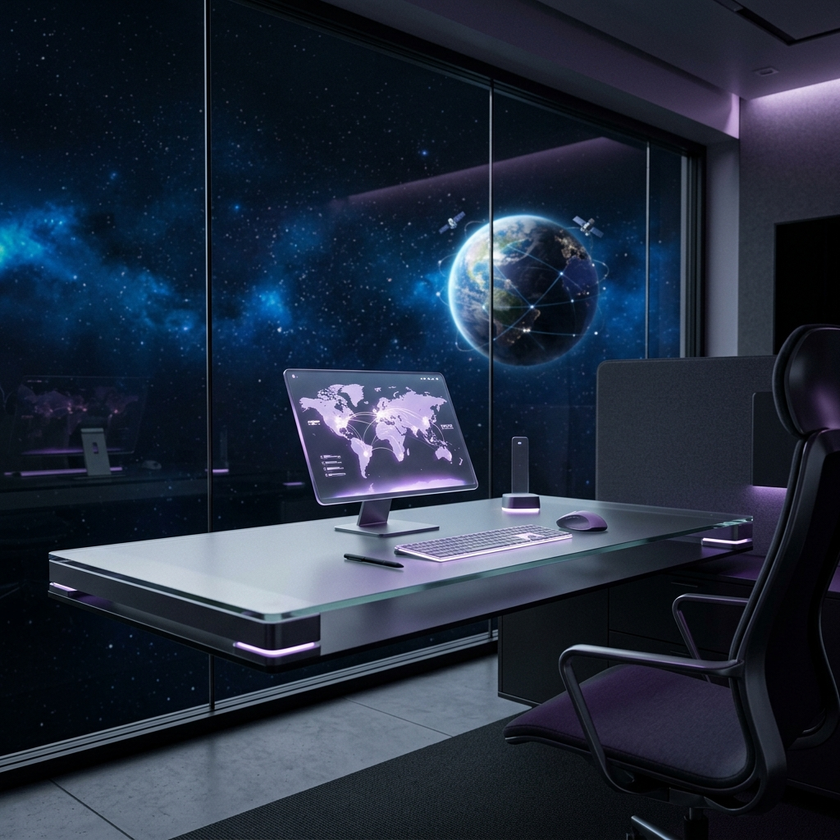
#> input picture hero_glass_bg_new.png, 840 x 840 px, shrunk from 1024 x 1024 before the run, found by its file name
$ python save_diff.py
#> lines starting #> are read from the running program, lines starting #| are printed output that depends on the picture
from PIL import Image, ImageChops

img1 = Image.open("hero_glass_bg_new.png").convert("RGB")
#> img1 is the input picture: PIL image 840x840 RGB; mean R, G, B 35, 45.1, 61.5
img2 = Image.open("hero_glass_bg_new_clean.png").convert("RGB")
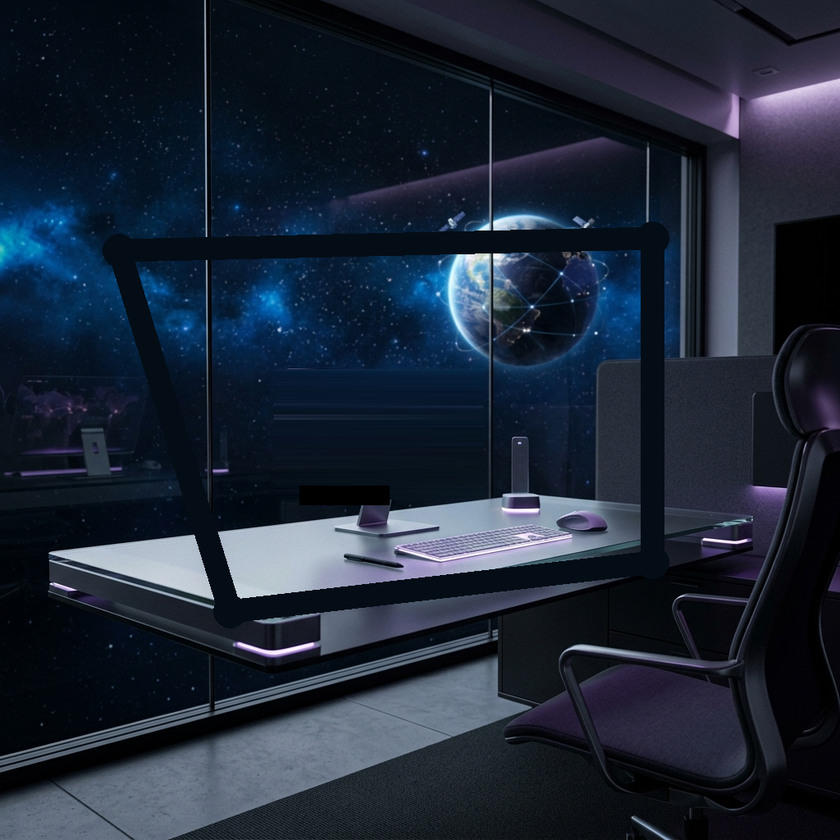
#> input picture hero_glass_bg_new_clean.png, 840 x 840 px, shrunk from 1024 x 1024 before the run, found by its file name
#> img2 is the input picture: PIL image 840x840 RGB; mean R, G, B 29.5, 39.3, 54.3

diff = ImageChops.difference(img1, img2)
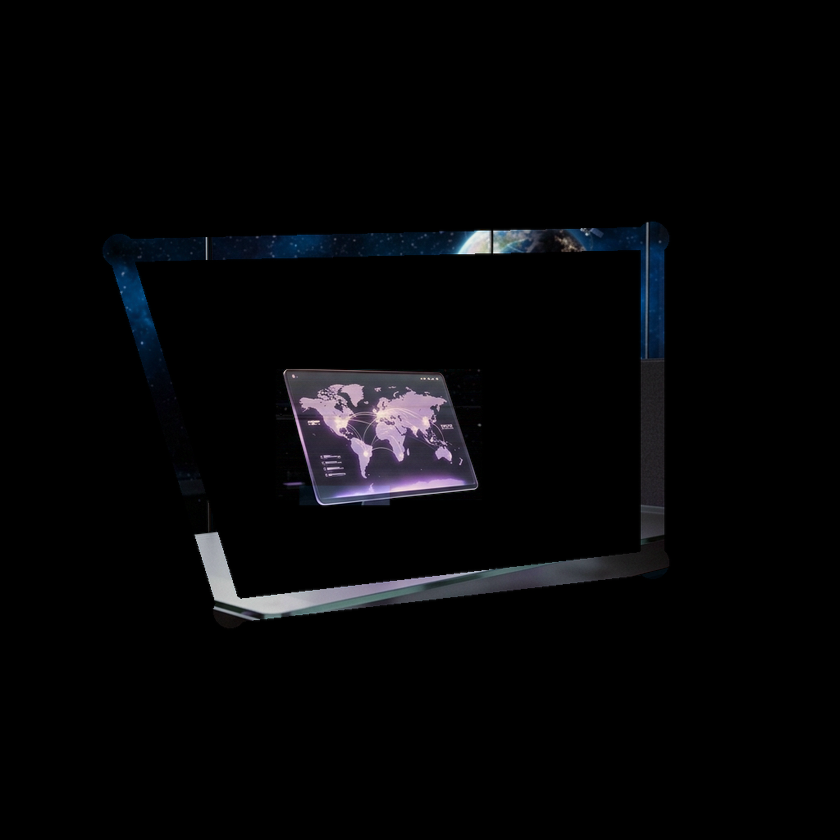
#> diff: PIL image 840x840 RGB; mean R, G, B 5.7, 5.9, 7.3
bbox = diff.getbbox()
#> bbox = (100, 219, 672, 631)
print(f"Bounding box of diff: {bbox}")
#| Bounding box of diff: (100, 219, 672, 631)

if bbox:
    # Save the cropped area of both images where they differ
    img1.crop(bbox).save("scratch/img1_diff.png")
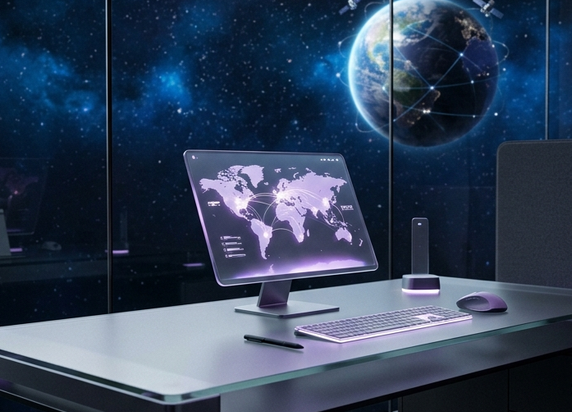
#> saved as img1_diff.png: PIL image 572x412 RGB; mean R, G, B 50.6, 67, 90.4
    img2.crop(bbox).save("scratch/img2_diff.png")
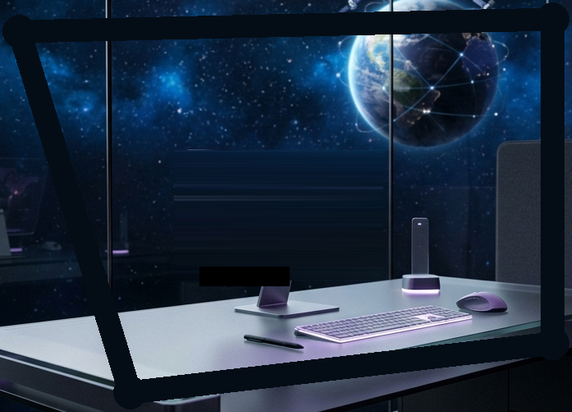
#> saved as img2_diff.png: PIL image 572x412 RGB; mean R, G, B 33.9, 49.6, 68.8
    diff.crop(bbox).save("scratch/diff_crop.png")
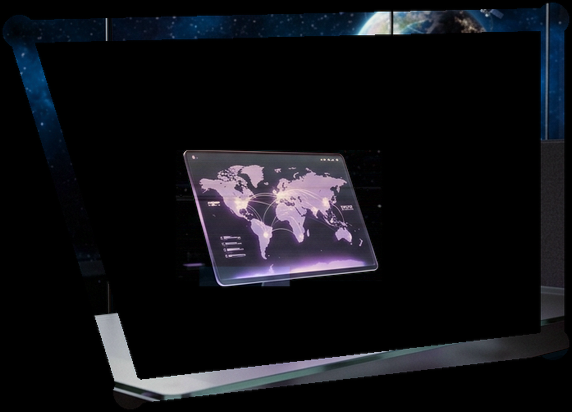
#> saved as diff_crop.png: PIL image 572x412 RGB; mean R, G, B 17, 17.6, 21.8
    print("Saved diff images in scratch folder.")
